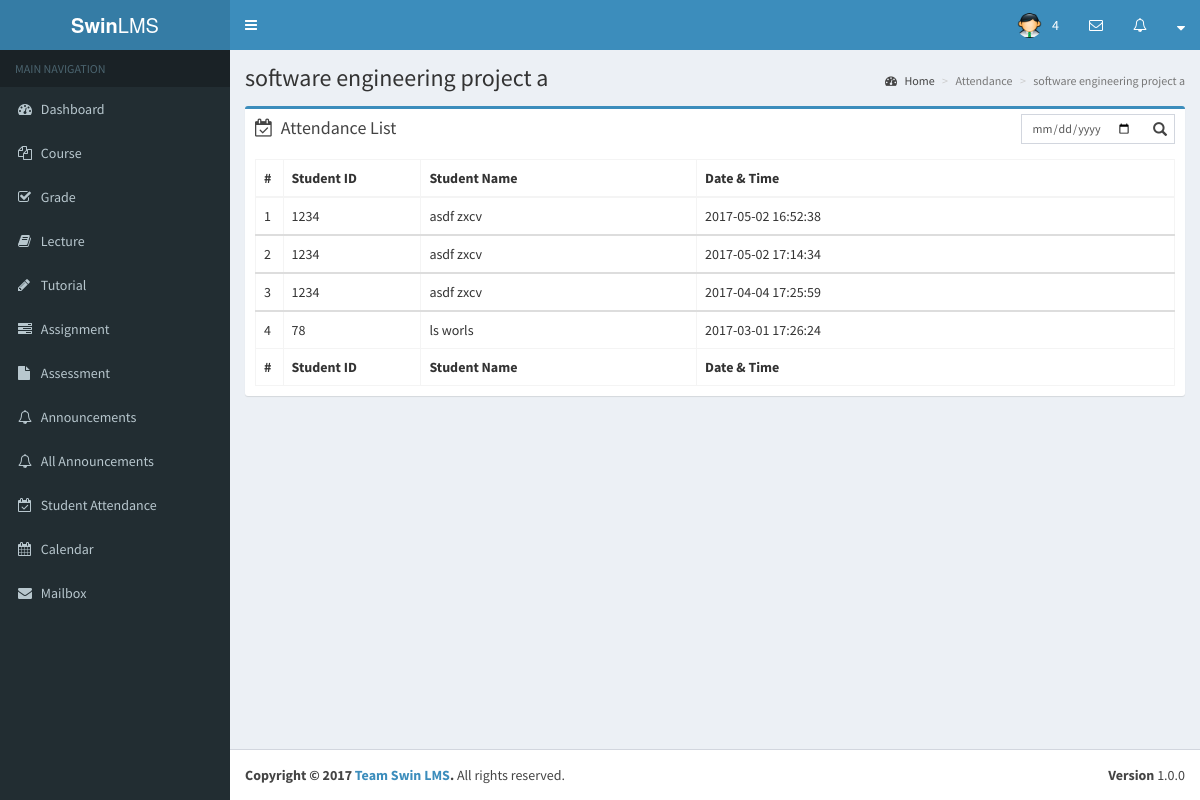
Before: /lecturer/attendance_view.php?id=1&name=software engineering project a with the older database file.
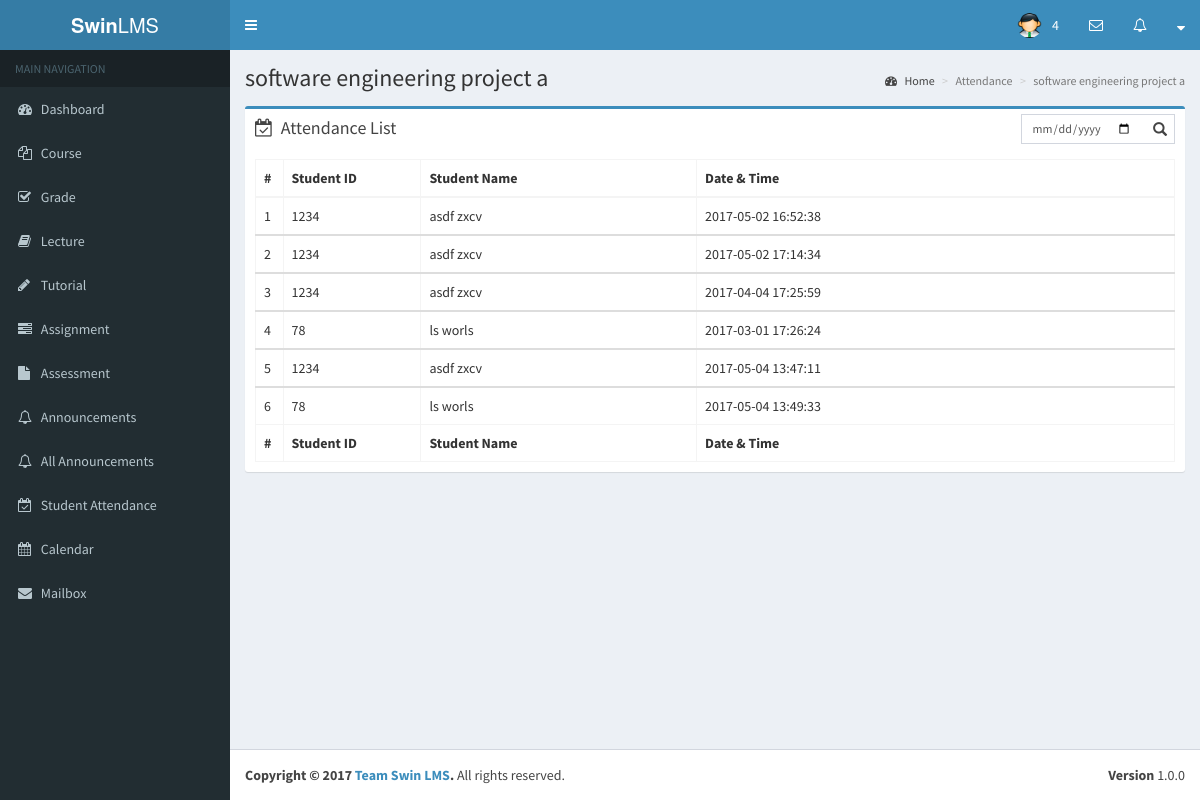
After: the same page with the newer database file.
### tables this page shows
CREATE TABLE `attendance` (
  `id` int(11) NOT NULL,
  `unit_id` int(11) NOT NULL,
  `user_id` int(11) NOT NULL,
  `attend` datetime NOT NULL
);

CREATE TABLE `users` (
  `id` int(11) NOT NULL,
  `login_id` varchar(25) NOT NULL,
  `password` varchar(50) NOT NULL,
  `created` datetime NOT NULL,
  `type` varchar(10) NOT NULL,
  `email` varchar(50) NOT NULL,
  `first_name` varchar(45) NOT NULL,
  `last_name` varchar(45) NOT NULL,
  `address` varchar(100) NOT NULL,
  `city` varchar(20) DEFAULT NULL,
  `country` varchar(20) DEFAULT NULL,
  `postcode` int(10) DEFAULT NULL,
  `phone` int(15) DEFAULT NULL,
  `contact` int(11) NOT NULL,
  `course_id` int(11) DEFAULT NULL,
  `department` varchar(50) DEFAULT NULL,
  `dob` date DEFAULT NULL,
  `photo` varchar(100) DEFAULT NULL,
  `egname` varchar(50) DEFAULT NULL,
  `egemail` varchar(50) DEFAULT NULL,
  `egcontact` varchar(15) DEFAULT NULL,
  `relationship` varchar(15) DEFAULT NULL
);

### lecturer/attendance_view.php (the view, shortened to what this page needs)
<?php
require_once '../app/init.php';
$counter = 0;
$courselistQuery = $db->prepare("
    SELECT a.user_id, a.attend, u.login_id, u.first_name, u.last_name
    FROM attendance a
    JOIN users u
    ON a.user_id = u.id
    WHERE unit_id=:unit_id
");
$courselistQuery->execute([
    'unit_id' => $_SESSION['unit_id']
]);
$courselist = $courselistQuery->rowCount() ? $courselistQuery : [];
?>
<!DOCTYPE html>
<html>
    <?php include_once('first.php') ?>
    <body class="hold-transition skin-blue sidebar-mini">
    <?php include_once('header.php')?>
    <?php include_once('sidebar.php') ?>
        <div class="content-wrapper">
            <section class="content-header contentheader">
                  <h1 class="header">
                      <?php echo $_GET['name']; ?>
                  </h1>
                  <ol class="breadcrumb">
                    <li><a href="dashboard.php"><i class="fa fa-dashboard"></i> Home</a></li>
                    <li class="active">Attendance</li>
                    <li class="active"><?php echo $_GET['name']; ?></li>
                  </ol>
            </section>
            <section class="content">
                <div class="row">
                    <section class="col-lg-12">
                        <div class="box box-primary">
                            <div class="box-header">
                              <i class="fa fa-calendar-check-o"></i>
                                <h3 class="box-title">Attendance List</h3>
                                <div class="box-tools pull-right">
                                    <div class="has-feedback">
                                        <input type="date" class="form-control input-sm" id="myInput3" onkeyup="myFunction3()" placeholder="Filter List">
                                    </div>
                                </div>
                            </div>
                            <div class="box-body">
                                <?php if(!empty($courselist)): ?>
                                    <table id="attendance_in_course" class="table table-bordered table-hover courselist">
                                        <thead>
                                            <tr>
                                                <th width="3%">#</th>
                                                <th width="15%">Student ID</th>
                                                <th width="30%">Student Name</th>
                                                <th width="52%">Date & Time</th>
                                            </tr>
                                        </thead>
                                        <?php foreach($courselist as $course):
                                            $counter++;
                                        ?>
                                        <tbody class="$course">
                                            <tr>
                                                <td><?php echo $counter ?></td>
                                                <td><?php echo $course['login_id']; ?></td>
                                                <td><?php echo $course['first_name']. ' ' . $course['last_name']; ?></td>
                                                <td><?php echo $course['attend']; ?></td>
                                            </tr>
                                        </tbody>
                                        <?php endforeach; ?>
                                        <tfoot>
                                            <tr>
                                                <th>#</th>
                                                <th>Student ID</th>
                                                <th>Student Name</th>
                                                <th>Date & Time</th>
                                            </tr>
                                        </tfoot>
                                    </table>
                                    <?php else: ?>
                                        <p>There is no attendance to display.</p>
                                    <?php endif; ?>
                            </div>
                        </div>
                    </section>
                </div>
            </section>
        </div>
    <?php include_once('footer.php') ?>
    </body>
</html>

Changed rows visible on the page:
added attendance: counter "5", user.login_id "1234", user.first_name "asdf", user.last_name "zxcv", attend "2017-05-04 13:47:11"
added attendance: counter "6", user.login_id "78", user.first_name "ls", user.last_name "worls", attend "2017-05-04 13:49:33"
